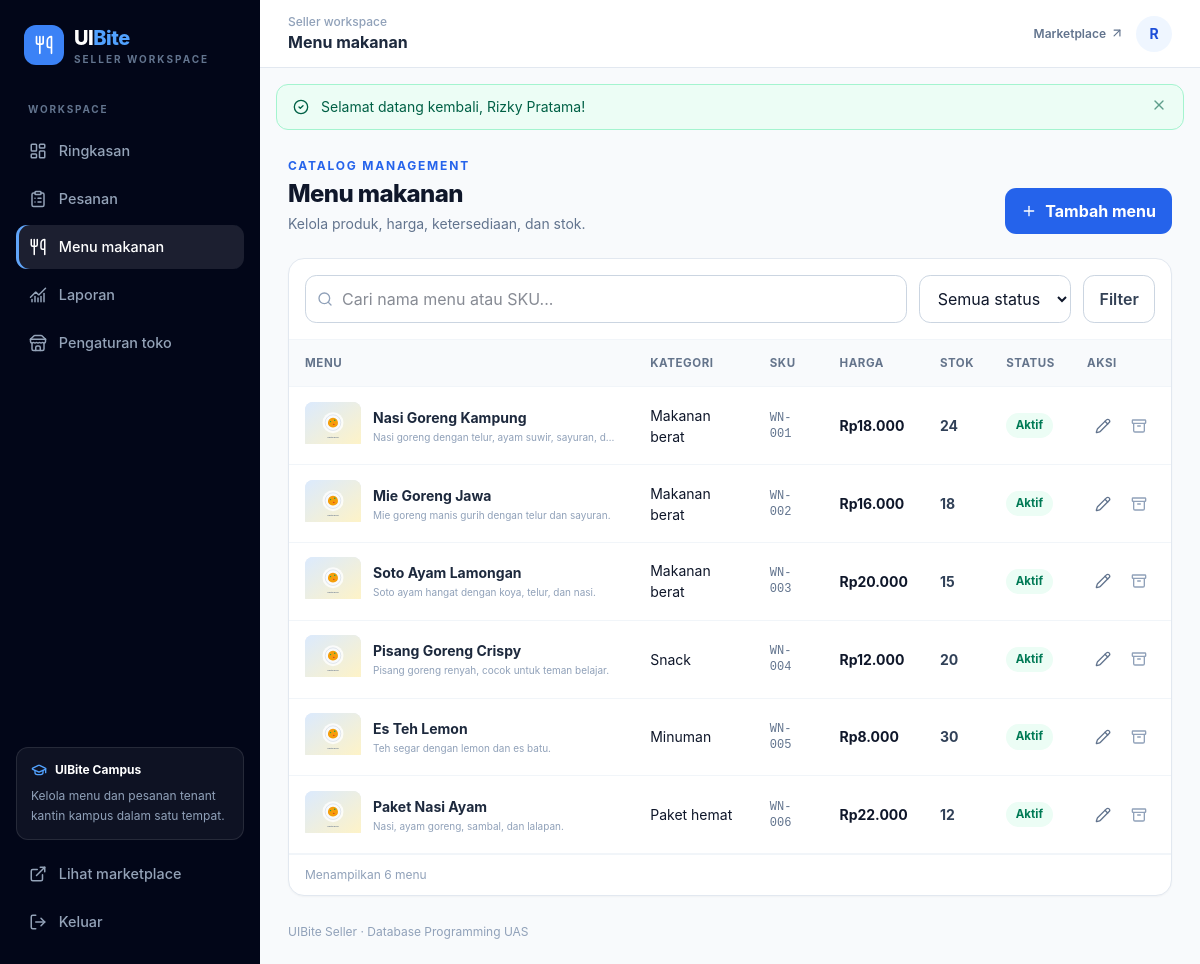
The page /index.php?r=seller.products (signed in) on the database its author committed.
### tables this page shows
CREATE TABLE IF NOT EXISTS users (
    id BIGINT UNSIGNED AUTO_INCREMENT PRIMARY KEY,
    name VARCHAR(120) NOT NULL,
    email VARCHAR(190) NOT NULL UNIQUE,
    phone VARCHAR(30) NULL,
    password VARCHAR(255) NOT NULL,
    role ENUM('seller','buyer') NOT NULL DEFAULT 'buyer',
    is_active TINYINT(1) NOT NULL DEFAULT 1,
    created_at TIMESTAMP NOT NULL DEFAULT CURRENT_TIMESTAMP,
    updated_at TIMESTAMP NOT NULL DEFAULT CURRENT_TIMESTAMP ON UPDATE CURRENT_TIMESTAMP,
    INDEX idx_users_role_active (role, is_active)
);

CREATE TABLE IF NOT EXISTS products (
    id BIGINT UNSIGNED AUTO_INCREMENT PRIMARY KEY,
    store_id BIGINT UNSIGNED NOT NULL,
    category_id BIGINT UNSIGNED NOT NULL,
    sku VARCHAR(40) NOT NULL,
    name VARCHAR(140) NOT NULL,
    description TEXT NULL,
    price DECIMAL(12,2) NOT NULL,
    stock INT UNSIGNED NOT NULL DEFAULT 0,
    image_url VARCHAR(500) NULL,
    is_available TINYINT(1) NOT NULL DEFAULT 1,
    created_at TIMESTAMP NOT NULL DEFAULT CURRENT_TIMESTAMP,
    updated_at TIMESTAMP NOT NULL DEFAULT CURRENT_TIMESTAMP ON UPDATE CURRENT_TIMESTAMP,
    CONSTRAINT fk_products_store FOREIGN KEY (store_id) REFERENCES stores(id) ON UPDATE CASCADE ON DELETE RESTRICT,
    CONSTRAINT fk_products_category FOREIGN KEY (category_id) REFERENCES categories(id) ON UPDATE CASCADE ON DELETE RESTRICT,
    CONSTRAINT uq_products_store_sku UNIQUE (store_id, sku),
    CONSTRAINT chk_products_price CHECK (price > 0),
    CONSTRAINT chk_products_stock CHECK (stock >= 0),
    INDEX idx_products_store_available (store_id, is_available),
    INDEX idx_products_category (category_id),
    INDEX idx_products_name (name),
    INDEX idx_products_stock (stock)
);

CREATE TABLE IF NOT EXISTS categories (
    id BIGINT UNSIGNED AUTO_INCREMENT PRIMARY KEY,
    name VARCHAR(80) NOT NULL UNIQUE,
    slug VARCHAR(90) NOT NULL UNIQUE,
    description VARCHAR(255) NULL,
    sort_order SMALLINT UNSIGNED NOT NULL DEFAULT 0,
    is_active TINYINT(1) NOT NULL DEFAULT 1,
    created_at TIMESTAMP NOT NULL DEFAULT CURRENT_TIMESTAMP
);

### app/db.php (called while the page is built)
<?php
function db(): PDO
{
    static $pdo = null;
    if ($pdo instanceof PDO) {
        return $pdo;
    }
    $config = require BASE_PATH . '/config/database.php';
    $dsn = sprintf(
        'mysql:host=%s;port=%s;dbname=%s;charset=%s',
        $config['host'],
        $config['port'],
        $config['database'],
        $config['charset']
    );
    $pdo = new PDO($dsn, $config['username'], $config['password'], [
        PDO::ATTR_ERRMODE => PDO::ERRMODE_EXCEPTION,
        PDO::ATTR_DEFAULT_FETCH_MODE => PDO::FETCH_ASSOC,
        PDO::ATTR_EMULATE_PREPARES => false,
    ]);
    $pdo->exec("SET time_zone = '+07:00'");
    return $pdo;
}

### app/bootstrap.php (called while the page is built, shortened)
<?php
require_once BASE_PATH . '/app/helpers.php';
require_once BASE_PATH . '/app/db.php';
if (isset($_SESSION['user']['id'])) {
    try {
        $stmt = db()->prepare('SELECT id, name, email, role FROM users WHERE id = ? AND is_active = 1 LIMIT 1');
        $stmt->execute([(int) $_SESSION['user']['id']]);
    } catch (Throwable $exception) {
    }
}

### app/pages/seller/render_seller_products.php (the view, shortened to what this page needs)
<?php
function render_seller_products(): void
            {
                $seller = require_role('seller');
                $store = get_store_for_seller((int)$seller['id']);
                $q = trim((string)($_GET['q'] ?? ''));
                $sql = 'SELECT p.*, c.name AS category_name FROM products p LEFT JOIN categories c ON c.id=p.category_id WHERE p.store_id=?';
                $params = [$store['id']];
                $sql .= ' ORDER BY p.created_at DESC';
                $stmt = db()->prepare($sql);
                $stmt->execute($params);
                $products = $stmt->fetchAll();
                render_seller_start('Menu makanan', 'seller.products');
?>
    <div class="mb-6 flex flex-col justify-between gap-3 sm:flex-row sm:items-end">
        <div>
            <p class="text-xs font-bold uppercase tracking-[.15em] text-brand-600">Catalog management</p>
            <h2 class="mt-1 text-2xl font-extrabold tracking-tight">Menu makanan</h2>
            <p class="mt-1 text-sm text-slate-500">Kelola produk, harga, ketersediaan, dan stok.</p>
        </div><a class="btn-primary" href="<?= e(url('seller.product-form')) ?>"><i data-lucide="plus" class="h-4 w-4"></i>Tambah menu</a>
    </div>
    <div class="card overflow-hidden">
        <form method="get" action="<?= e(url('seller.products')) ?>" class="flex flex-col gap-3 border-b border-slate-100 p-4 sm:flex-row"><input type="hidden" name="r" value="seller.products">
            <div class="relative flex-1"><i data-lucide="search" class="absolute left-3 top-1/2 h-4 w-4 -translate-y-1/2 text-slate-400"></i><input class="input !pl-9" name="q" value="<?= e($q) ?>" placeholder="Cari nama menu atau SKU..."></div><select name="availability" class="input !w-auto">
                <option value="all">Semua status</option>
            </select><button class="btn-secondary">Filter</button>
        </form>
        <div class="table-wrap">
            <table class="table">
                <thead>
                    <tr>
                        <th>Menu</th>
                        <th>Kategori</th>
                        <th>SKU</th>
                        <th>Harga</th>
                        <th>Stok</th>
                        <th>Status</th>
                        <th>Aksi</th>
                    </tr>
                </thead>
                <tbody><?php foreach ($products as $product): ?><tr>
                            <td>
                                <div class="flex min-w-[190px] items-center gap-3">
                                    <div class="h-12 w-14 shrink-0 overflow-hidden rounded-lg"><?= product_image($product['image_url'], $product['name']) ?></div>
                                    <div class="min-w-0">
                                        <p class="truncate font-bold text-slate-800"><?= e($product['name']) ?></p>
                                        <p class="mt-0.5 line-clamp-1 text-[10px] text-slate-400"><?= e($product['description'] ?? '') ?></p>
                                    </div>
                                </div>
                            </td>
                            <td><?= e($product['category_name']) ?></td>
                            <td class="font-mono text-xs text-slate-500"><?= e($product['sku']) ?></td>
                            <td class="font-bold"><?= money($product['price']) ?></td>
                            <td><span class="font-bold <?= (int)$product['stock'] <= 5 ? 'text-amber-700' : 'text-slate-700' ?>"><?= (int)$product['stock'] ?></span></td>
                            <td><?= (int)$product['is_available'] ? '<span class="badge bg-emerald-50 text-emerald-700">Aktif</span>' : '<span class="badge bg-slate-100 text-slate-500">Nonaktif</span>' ?></td>
                            <td>
                                <div class="flex items-center gap-1"><a href="<?= e(url('seller.product-form', ['id' => $product['id']])) ?>" class="grid h-8 w-8 place-items-center rounded-lg text-slate-500 hover:bg-brand-50 hover:text-brand-700" title="Edit"><i data-lucide="pencil" class="h-4 w-4"></i></a><?php if ((int)$product['is_available']): ?><form method="post" action="<?= e(url('seller.product.delete')) ?>" onsubmit="return confirm('Nonaktifkan menu ini?')"><?= csrf_field() ?><input type="hidden" name="product_id" value="<?= (int)$product['id'] ?>"><button class="grid h-8 w-8 place-items-center rounded-lg text-slate-400 hover:bg-rose-50 hover:text-rose-600" title="Nonaktifkan"><i data-lucide="archive" class="h-4 w-4"></i></button></form><?php endif; ?></div>
                            </td>
                        </tr><?php endforeach; ?><?php if (!$products): ?><tr>
                        </tr><?php endif; ?></tbody>
            </table>
        </div>
        <div class="border-t border-slate-100 px-4 py-3 text-xs text-slate-400">Menampilkan <?= count($products) ?> menu</div>
    </div>
<?php render_seller_end();
            }

### app/pages/shared/render_seller_start.php (shortened to what this page needs)
<?php
function render_seller_start(string $title, string $active): void
    {
        $user = current_user();
        $nav = [
            'seller.dashboard' => ['layout-dashboard', 'Ringkasan'],
            'seller.orders' => ['clipboard-list', 'Pesanan'],
            'seller.products' => ['utensils', 'Menu makanan'],
            'seller.reports' => ['chart-no-axes-combined', 'Laporan'],
            'seller.store' => ['store', 'Pengaturan toko'],
        ];
?>
    <!doctype html>
    <html lang="id">
    <head>
        <link rel="stylesheet" href="<?= e(asset('css/app.css')) ?>">
    </head>
    <body class="min-h-screen bg-slate-50 text-slate-900 antialiased">
        <div class="min-h-screen lg:flex">
            <aside id="seller-sidebar" class="fixed inset-y-0 left-0 z-50 flex w-[260px] -translate-x-full flex-col bg-slate-950 px-4 pb-5 pt-6 text-white transition-transform lg:static lg:translate-x-0">
                <a href="<?= e(url('seller.dashboard')) ?>" class="mb-9 flex items-center gap-2.5 px-2">
                    <span class="grid h-10 w-10 place-items-center rounded-xl bg-brand-500"><i data-lucide="utensils" class="h-5 w-5"></i></span>
                    <span class="text-xl font-extrabold tracking-tight">UI<span class="text-blue-400">Bite</span><span class="block text-[10px] font-bold uppercase tracking-[.2em] text-slate-500">Seller workspace</span></span>
                </a>
                <p class="mb-3 px-3 text-[10px] font-bold uppercase tracking-[.18em] text-slate-500">Workspace</p>
                <nav class="space-y-1">
                    <?php foreach ($nav as $route => [$icon, $label]): ?>
                        <a class="sidebar-link <?= $active === $route ? 'active' : '' ?>" href="<?= e(url($route)) ?>"><i data-lucide="<?= e($icon) ?>" class="h-[18px] w-[18px]"></i><?= e($label) ?></a>
                    <?php endforeach; ?>
                </nav>
                <div class="mt-auto rounded-xl border border-white/10 bg-white/5 p-3.5">
                    <div class="mb-2 flex items-center gap-2 text-xs font-bold text-white"><i data-lucide="graduation-cap" class="h-4 w-4 text-blue-400"></i> UIBite Campus</div>
                    <p class="text-xs leading-relaxed text-slate-400">Kelola menu dan pesanan tenant kantin kampus dalam satu tempat.</p>
                </div>
                <a href="<?= e(url('home')) ?>" class="sidebar-link mt-3"><i data-lucide="external-link" class="h-[18px] w-[18px]"></i>Lihat marketplace</a>
                <form class="mt-1" method="post" action="<?= e(url('auth.logout')) ?>"><?= csrf_field() ?><button type="submit" class="sidebar-link w-full text-left"><i data-lucide="log-out" class="h-[18px] w-[18px]"></i>Keluar</button></form>
            </aside>
            <div class="min-w-0 flex-1">
                <header class="sticky top-0 z-30 flex h-[68px] items-center justify-between border-b border-slate-200 bg-white/95 px-4 backdrop-blur sm:px-7">
                    <div class="flex items-center gap-3">
                        <div>
                            <p class="text-xs font-medium text-slate-400">Seller workspace</p>
                            <h1 class="text-base font-bold text-slate-800"><?= e($title) ?></h1>
                        </div>
                    </div>
                    <div class="flex items-center gap-3"><a href="<?= e(url('home')) ?>" class="hidden text-xs font-semibold text-slate-500 hover:text-brand-700 sm:inline-flex">Marketplace <i data-lucide="arrow-up-right" class="ml-1 h-3.5 w-3.5"></i></a><span class="grid h-9 w-9 place-items-center rounded-full bg-brand-50 text-sm font-bold text-brand-700"><?= e(strtoupper(substr($user['name'] ?? 'S', 0, 1))) ?></span></div>
                </header>
                <main class="p-4 sm:p-7">
                <?php
            }

### app/helpers.php (shortened to what this page needs)
<?php
function env(string $key, mixed $default = null): mixed
{
    static $values = null;
    if ($values === null) {
        $file = BASE_PATH . '/.env';
        $values = is_file($file) ? (parse_ini_file($file, false, INI_SCANNER_TYPED) ?: []) : [];
    }
    $value = $_ENV[$key] ?? $_SERVER[$key] ?? getenv($key);
    if ($value === false || $value === null || $value === '') {
        $value = $values[$key] ?? $default;
    }
    return $value;
}
function e(mixed $value): string
{
    return htmlspecialchars((string) $value, ENT_QUOTES | ENT_SUBSTITUTE, 'UTF-8');
}
function base_url(): string
{
    $configured = trim((string) env('APP_URL', ''));
    $script = str_replace('\\', '/', dirname($_SERVER['SCRIPT_NAME'] ?? '/'));
    return $script === '/' || $script === '.' ? '' : rtrim($script, '/');
}
function url(string $route = 'home', array $params = []): string
{
    return base_url() . '/index.php?' . http_build_query(array_merge(['r' => $route], $params));
}
function asset(string $path): string
{
    return base_url() . '/assets/' . ltrim($path, '/');
}
function current_user(): ?array
{
    return $_SESSION['user'] ?? null;
}
function money(int|float|string|null $amount): string
{
    return 'Rp' . number_format((float) $amount, 0, ',', '.');
}
function product_image(?string $image, string $name = 'Menu'): string
{
    $src = trim((string) $image);
    return '<img class="food-image" loading="lazy" src="' . e($src) . '" alt="' . e($name) . '" onerror="this.onerror=null;this.src=' . "'" . e(asset('images/food-placeholder.svg')) . "'" . ';">';
}

### public/assets/css/app.css (style rules this page uses)
:root { color-scheme:light }
html { scroll-behavior:smooth }
body { color:#0f172a;background:#f8fafc;font-family:Inter,ui-sans-serif,system-ui,-apple-system,BlinkMacSystemFont,Segoe UI,sans-serif }
button,a,input,select,textarea { -webkit-tap-highlight-color:transparent }
.card { background:#fff;border:1px solid #e2e8f0;border-radius:1rem;box-shadow:0 1px 2px #0f172a09 }
.input { color:#0f172a;background:#fff;border:1px solid #cbd5e1;border-radius:.7rem;outline:none;width:100%;padding:.7rem .85rem;transition:border-color .15s,box-shadow .15s }
.btn-primary { color:#fff;background:#2563eb;border-radius:.7rem;justify-content:center;align-items:center;gap:.5rem;padding:.68rem 1rem;font-weight:650;transition:background .15s,transform .15s;display:inline-flex }
.btn-secondary { color:#334155;background:#fff;border:1px solid #cbd5e1;border-radius:.7rem;justify-content:center;align-items:center;gap:.5rem;padding:.65rem .95rem;font-weight:600;transition:background .15s;display:inline-flex }
.badge { white-space:nowrap;border-radius:999px;align-items:center;gap:.3rem;padding:.25rem .6rem;font-size:.72rem;font-weight:700;display:inline-flex }
.sidebar-link { color:#94a3b8;border-radius:.7rem;align-items:center;gap:.75rem;padding:.7rem .8rem;font-size:.9rem;font-weight:550;transition:all .15s;display:flex }
.sidebar-link:hover,.sidebar-link.active { color:#fff;background:#ffffff1a }
.sidebar-link.active { box-shadow:inset 3px 0 #60a5fa }
.food-image { aspect-ratio:4/3;object-fit:cover;background:#e2e8f0;width:100% }
.table-wrap { overflow-x:auto }
.table { border-collapse:collapse;text-align:left;width:100%;font-size:.875rem }
.table th { color:#64748b;letter-spacing:.05em;text-transform:uppercase;background:#f8fafc;font-size:.72rem;font-weight:700 }
.table th,.table td { vertical-align:middle;border-bottom:1px solid #f1f5f9;padding:.9rem 1rem }

### rows shown on the page
users: name "R"
products: name "Nasi Goreng Kampung", description "Nasi goreng dengan telur, ayam suwir, sayuran,…", category.name "Makanan berat", sku "WN-001", price "Rp18.000", stock "24", is_available "Aktif"
products: name "Mie Goreng Jawa", description "Mie goreng manis gurih dengan telur dan sayuran.", category.name "Makanan berat", sku "WN-002", price "Rp16.000", stock "18", is_available "Aktif"
products: name "Soto Ayam Lamongan", description "Soto ayam hangat dengan koya, telur, dan nasi.", category.name "Makanan berat", sku "WN-003", price "Rp20.000", stock "15", is_available "Aktif"
products: name "Pisang Goreng Crispy", description "Pisang goreng renyah, cocok untuk teman belajar.", category.name "Snack", sku "WN-004", price "Rp12.000", stock "20", is_available "Aktif"
products: name "Es Teh Lemon", description "Teh segar dengan lemon dan es batu.", category.name "Minuman", sku "WN-005", price "Rp8.000", stock "30", is_available "Aktif"
products: name "Paket Nasi Ayam", description "Nasi, ayam goreng, sambal, dan lalapan.", category.name "Paket hemat", sku "WN-006", price "Rp22.000", stock "12", is_available "Aktif"

### other values the page prints
$label "Ringkasan"
$label "Pesanan"
$label "Menu makanan"
$label "Laporan"
$label "Pengaturan toko"
$title "Menu makanan"
$item['message'] "Selamat datang kembali, Rizky Pratama!"
count($products) "6"
